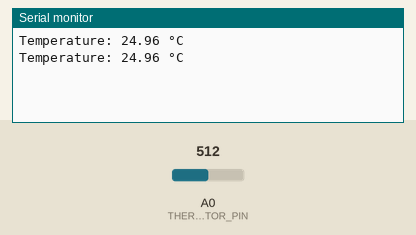
Simulated run of this sketch. Board: Arduino Uno, built with avr-gcc and run on an emulated ATmega328P. Shown: the last lines printed to the serial monitor. The test bench sets the inputs (shaded band); at power-on: A0 (THERMISTOR_PIN) = 512.

Above: at 1.8 s.
1.9 s: A0 (THERMISTOR_PIN) set to 716
At 2.5 s:
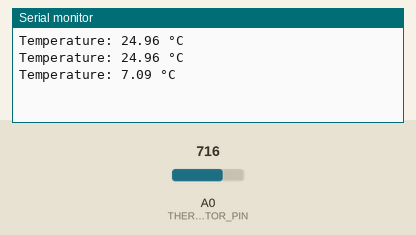
3.4 s: A0 (THERMISTOR_PIN) set to 900
At 4.8 s:
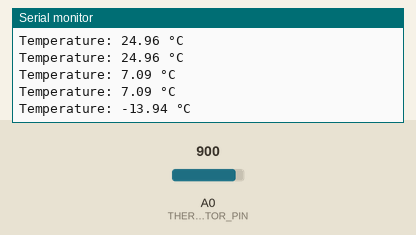
Timing chart, 0 to 6.4 s (numbered marks = the images above; inputs shaded):
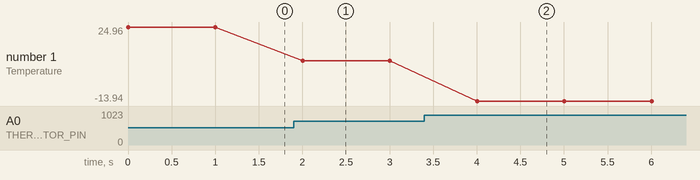

Measured:
- after the input at 1.9 s, the serial monitor: prints a new line after 0.10 s (image 1)
- after the input at 3.4 s, the serial monitor: prints a new line after 0.60 s (image 2)
- plotted number 1: 24.96 → 7.09 after the input at 1.9 s, 7.09 → -13.94 after the input at 3.4 s

The sketch:

temp_sensor.ino
```cpp
#define THERMISTOR_PIN A0  // Analog pin for thermistor
#define SERIES_RESISTOR 50000  // 50kΩ resistor value
#define NOMINAL_RESISTANCE 50000  // 50kΩ at 25°C
#define NOMINAL_TEMPERATURE 25  // Nominal temperature (25°C)
#define B_COEFFICIENT 3950  // Beta coefficient (varies by thermistor)
#define ADC_MAX 1023.0  // 10-bit ADC resolution

void setup() {
    Serial.begin(9600);
}

void loop() {
    int adcValue = analogRead(THERMISTOR_PIN);
    float resistance = SERIES_RESISTOR / ((ADC_MAX / adcValue) - 1);

    // Steinhart-Hart equation to convert resistance to temperature
    float temperature;
    temperature = resistance / NOMINAL_RESISTANCE;      // (R/Ro)
    temperature = log(temperature);                     // ln(R/Ro)
    temperature /= B_COEFFICIENT;                       // 1/B * ln(R/Ro)
    temperature += 1.0 / (NOMINAL_TEMPERATURE + 273.15); // + (1/To)
    temperature = 1.0 / temperature;                    // Invert
    temperature -= 273.15;                              // Convert to Celsius

    Serial.print("Temperature: ");
    Serial.print(temperature);
    Serial.println(" °C");

    delay(1000);  // Read every second
}
```
